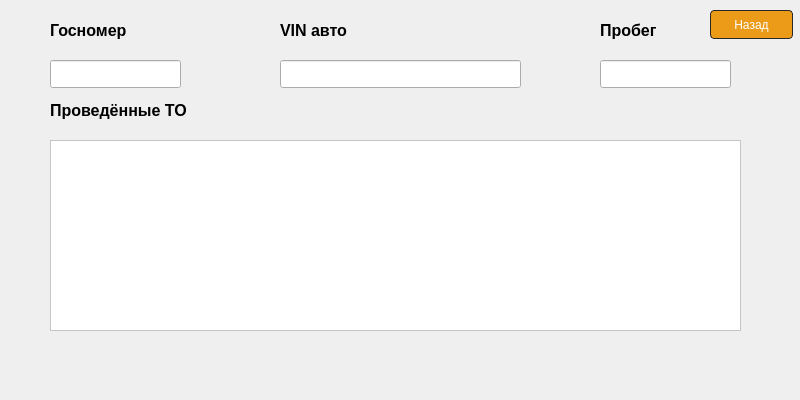
<?xml version="1.0" encoding="UTF-8"?>
<ui version="4.0">
 <class>carInfo</class>
 <widget class="QDialog" name="carInfo">
  <property name="geometry">
   <rect>
    <x>0</x>
    <y>0</y>
    <width>800</width>
    <height>400</height>
   </rect>
  </property>
  <property name="windowTitle">
   <string>Подробнее о ТС</string>
  </property>
  <widget class="QLineEdit" name="grzLine">
   <property name="geometry">
    <rect>
     <x>50</x>
     <y>60</y>
     <width>131</width>
     <height>28</height>
    </rect>
   </property>
   <property name="readOnly">
    <bool>true</bool>
   </property>
  </widget>
  <widget class="QLineEdit" name="vinLine">
   <property name="geometry">
    <rect>
     <x>280</x>
     <y>60</y>
     <width>241</width>
     <height>28</height>
    </rect>
   </property>
   <property name="readOnly">
    <bool>true</bool>
   </property>
  </widget>
  <widget class="QLineEdit" name="miles">
   <property name="geometry">
    <rect>
     <x>600</x>
     <y>60</y>
     <width>131</width>
     <height>28</height>
    </rect>
   </property>
   <property name="readOnly">
    <bool>true</bool>
   </property>
  </widget>
  <widget class="QTableView" name="tableView">
   <property name="geometry">
    <rect>
     <x>50</x>
     <y>140</y>
     <width>691</width>
     <height>191</height>
    </rect>
   </property>
   <property name="styleSheet">
    <string notr="true">background-color: rgb(255, 255, 255);</string>
   </property>
  </widget>
  <widget class="QPushButton" name="pushButton_3">
   <property name="geometry">
    <rect>
     <x>710</x>
     <y>10</y>
     <width>83</width>
     <height>29</height>
    </rect>
   </property>
   <property name="styleSheet">
    <string notr="true">background-color: rgb(235, 155, 24);
color: rgb(255, 255, 255);
border-style: solid;
border-width: 1px;
border-radius: 4px;
border-color:rgb(41, 40, 40) ;</string>
   </property>
   <property name="text">
    <string>Назад</string>
   </property>
  </widget>
  <widget class="QLabel" name="label">
   <property name="geometry">
    <rect>
     <x>50</x>
     <y>20</y>
     <width>141</width>
     <height>20</height>
    </rect>
   </property>
   <property name="font">
    <font>
     <family>Arial</family>
     <pointsize>12</pointsize>
     <bold>true</bold>
    </font>
   </property>
   <property name="text">
    <string>Госномер</string>
   </property>
  </widget>
  <widget class="QLabel" name="label_2">
   <property name="geometry">
    <rect>
     <x>280</x>
     <y>20</y>
     <width>141</width>
     <height>20</height>
    </rect>
   </property>
   <property name="font">
    <font>
     <family>Arial</family>
     <pointsize>12</pointsize>
     <bold>true</bold>
    </font>
   </property>
   <property name="text">
    <string>VIN авто</string>
   </property>
  </widget>
  <widget class="QLabel" name="label_3">
   <property name="geometry">
    <rect>
     <x>600</x>
     <y>20</y>
     <width>91</width>
     <height>20</height>
    </rect>
   </property>
   <property name="font">
    <font>
     <family>Arial</family>
     <pointsize>12</pointsize>
     <bold>true</bold>
    </font>
   </property>
   <property name="text">
    <string>Пробег</string>
   </property>
  </widget>
  <widget class="QLabel" name="label_4">
   <property name="geometry">
    <rect>
     <x>50</x>
     <y>100</y>
     <width>261</width>
     <height>20</height>
    </rect>
   </property>
   <property name="font">
    <font>
     <family>Arial</family>
     <pointsize>12</pointsize>
     <bold>true</bold>
    </font>
   </property>
   <property name="text">
    <string>Проведённые ТО</string>
   </property>
  </widget>
 </widget>
 <resources/>
 <connections/>
</ui>
